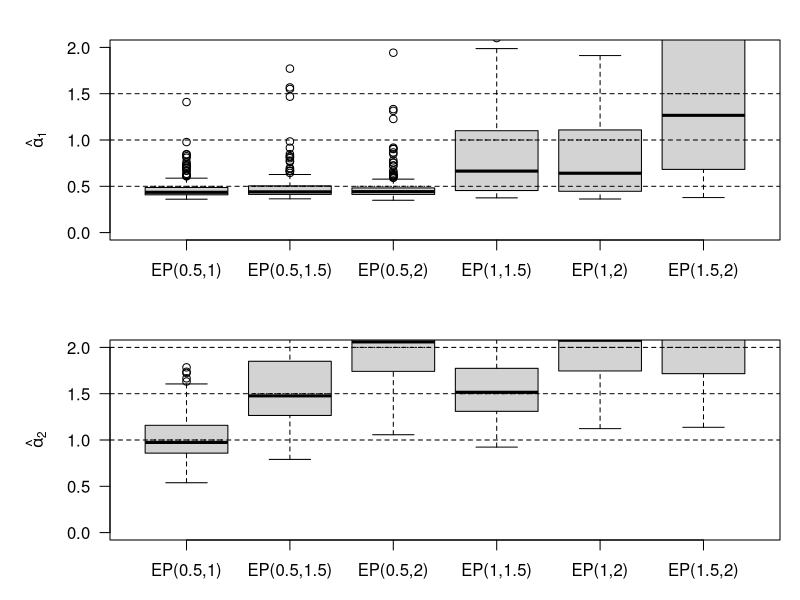
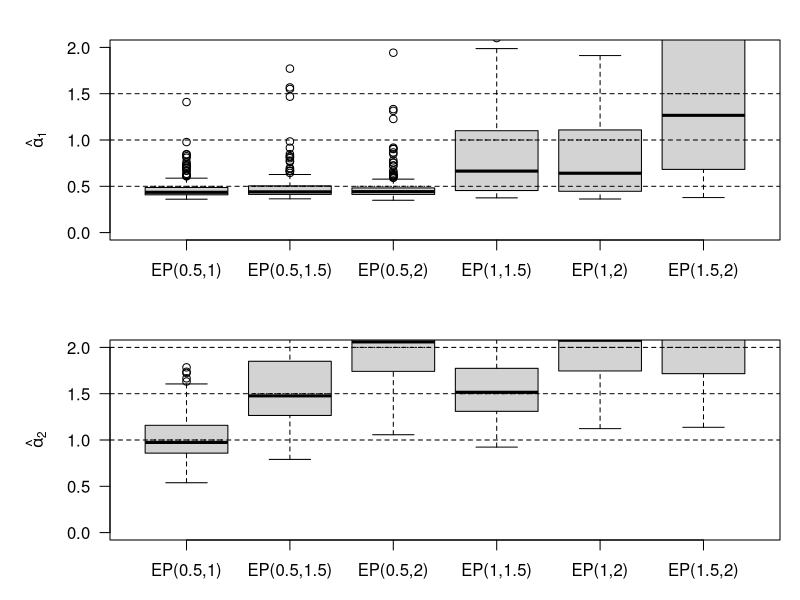

Write R code to recreate these figures, in order.
# ============================================================
# Simulation study: EP mixture regression with unequal
# component-specific shape parameters alpha_1 != alpha_2
#
# Based on the framework of mixregEP_Simulation1.R.
#
# Main features:
#   1. Two-component EP mixture regression.
#   2. Component-specific shape parameters alpha = (alpha1, alpha2).
#   3. Joint MLE updates from mle.R (no profile grid search).
#   4. Component-specific scale parameters sigma_k.
#   5. Both alpha parameters are estimated continuously by Newton updates.
#      alpha_grid is retained as compatibility metadata, not an MLE constraint.
#   6. Runtime is recorded for every Monte Carlo replication and
#      summarized for every simulation setup.
#   7. Results can be saved automatically as RDS/CSV files.
#   8. Printed tables and CSV results use exactly three decimal places.
#      Numeric return values and RDS files retain full calculation precision.
#   9. Fitted sigma/alpha tables report bias and MSE relative to EP truth.
#      Student-t scenarios have no true EP sigma/alpha; their accuracy is NA.
# ============================================================

library(mvtnorm)

# Format a reporting copy only; preserve numeric data used in calculations.
# Identifiers, sample sizes, counts, and iteration numbers remain integers.
format_results_3dp <- function(tab) {
  integer_columns <- c("setup", "replication", "n", "iterations",
                       "successful_replications", "total_replications")
  for (name in names(tab)) {
    if (is.numeric(tab[[name]]) && !(name %in% integer_columns)) {
      x <- tab[[name]]
      # Avoid displaying small negative values as -0.000.
      x[is.finite(x) & round(x, 3) == 0] <- 0
      tab[[name]] <- trimws(formatC(x, format = "f", digits = 3,
                                    decimal.mark = "."))
      tab[[name]][is.na(x) & !is.nan(x)] <- NA_character_
    }
  }
  tab
}

# EP density / log-density
denEp <- function(y, mu, sigma, alpha) {
  cst <- alpha / (2 * sigma * gamma(1 / alpha))
  cst * exp(-(abs(y - mu) / sigma)^alpha)
}

logdenEp <- function(y, mu, sigma, alpha) {
  log(alpha) - log(2) - log(sigma) - lgamma(1 / alpha) -
    (abs(y - mu) / sigma)^alpha
}

# EP random generator
rpe <- function(n, mu = 0, sigma = 1, alpha = 2) {
  G <- rgamma(n, shape = 1 / alpha)
  S <- sample(c(-1, 1), n, replace = TRUE)
  mu + sigma * S * G^(1 / alpha)
}

# EP variance when sigma = 1
ep_var_unit_scale <- function(alpha) {
  gamma(3 / alpha) / gamma(1 / alpha)
}

# EP scale giving variance 1
ep_scale_unit_variance <- function(alpha) {
  sqrt(gamma(1 / alpha) / gamma(3 / alpha))
}

# Generate EP errors with variance 1
gen_ep_error <- function(n, alpha) {
  sigma <- ep_scale_unit_variance(alpha)
  rpe(n, mu = 0, sigma = sigma, alpha = alpha)
}

# Student-t errors standardized to variance one
gen_t_error_unit_variance <- function(n, nu) {
  if (nu <= 2) stop("nu must exceed 2.")
  rt(n, df = nu) * sqrt((nu - 2) / nu)
}

# Stable row-wise log-sum-exp
row_log_sum_exp <- function(A) {
  m <- apply(A, 1, max)
  m + log(rowSums(exp(A - m)))
}

# Label switching: align component 1 with beta=(0,1,1)
# and component 2 with beta=(0,-1,-1). Reorder all parameters.
relabel_EP <- function(beta, prob, sigma, alpha) {
  beta0 <- rbind(c(0, 1, 1), c(0, -1, -1))
  
  d_identity <- sum((beta[1, ] - beta0[1, ])^2) +
    sum((beta[2, ] - beta0[2, ])^2)
  d_swap <- sum((beta[2, ] - beta0[1, ])^2) +
    sum((beta[1, ] - beta0[2, ])^2)
  
  if (d_swap < d_identity) {
    ord <- c(2, 1)
    beta <- beta[ord, , drop = FALSE]
    prob <- prob[ord]
    sigma <- sigma[ord]
    alpha <- alpha[ord]
  }
  
  list(beta = beta, prob = prob, sigma = sigma, alpha = alpha)
}

# ============================================================
# MLE estimator transplanted from mle.R
# ============================================================
check_loglik <- function(value, stage) {
  if (length(value) != 1L || !is.finite(value)) {
    stop(paste("Non-finite log-likelihood", stage), call. = FALSE)
  }
  invisible(value)
}

# Label only after fitting; move prob, beta, sigma and alpha together.
# Relabeling only beta/prob inside EM would mismatch the component parameters.
label_fit <- function(prob, beta, sigma, alpha) {
  truth <- c(0.25, 0, 1, 1, 0.75, 0, -1, -1)
  theta <- c(prob[1], beta[1, ], prob[2], beta[2, ])
  swapped <- theta[c(5:8, 1:4)]
  order <- if (sum((swapped - truth)^2) < sum((theta - truth)^2)) {
    c(2L, 1L)
  } else c(1L, 2L)
  list(prob = prob[order], beta = beta[order, , drop = FALSE],
       sigma = sigma[order], alpha = alpha[order])
}

# The Newton update used in the MLE script, with the component's own old alpha.
update_alpha <- function(tau, residual, sigma, alpha) {
  z <- residual / sigma
  # For alpha > 0, z^alpha*log(z) and z^alpha*log(z)^2 both tend to 0
  # as z tends to 0. Set these terms to their limits at exact zero residuals.
  term1 <- term2 <- numeric(length(z))
  nz <- z > 0
  term1[nz] <- z[nz]^alpha * log(z[nz])
  term2[nz] <- z[nz]^alpha * log(z[nz])^2
  gafun <- 1 / alpha^2 + 2 * digamma(1 / alpha) / alpha^3 +
    trigamma(1 / alpha) / alpha^4
  pd1 <- sum(tau * (1 / alpha + digamma(1 / alpha) / alpha^2)) -
    sum(tau * term1)
  pd2 <- -sum(gafun * tau) - sum(tau * term2)
  # In particular, component 2 uses alpha2 here, correcting the original
  # alp10 in its Newton denominator to alp20.
  0.001 + (alpha - 0.001) * exp(-pd1 / (pd2 * (alpha - 0.001) + pd1))
}

fit_mle_EP <- function(y, X, max_iter = 101L, tol = 1e-4) {
  y <- as.numeric(y)
  prob <- c(0.5, 0.5)
  beta <- rbind(c(0.01, 0.9, 0.9), c(0.01, -0.9, -0.9))
  sigma <- c(1, 1)
  alpha <- c(1, 1)
  mu <- X %*% t(beta)
  mix_density <- prob[1] * denEp(y, mu[, 1], sigma[1], alpha[1]) +
    prob[2] * denEp(y, mu[, 2], sigma[2], alpha[2])
  lik0 <- sum(log(mix_density))
  check_loglik(lik0, "at initialization")
  converged <- FALSE
  
  for (iteration in seq_len(max_iter)) {
    f1 <- denEp(y, mu[, 1], sigma[1], alpha[1])
    f2 <- denEp(y, mu[, 2], sigma[2], alpha[2])
    fsum <- prob[1] * f1 + prob[2] * f2
    if (any(!is.finite(fsum)) || any(fsum <= 0)) {
      stop("Invalid mixture density in E-step", call. = FALSE)
    }
    tau <- cbind(prob[1] * f1 / fsum, prob[2] * f2 / fsum)
    prob_new <- c(mean(tau[, 1]), 1 - mean(tau[, 1]))
    beta_new <- beta
    sigma_new <- alpha_new <- numeric(2)
    
    for (component in 1:2) {
      residual <- abs(y - mu[, component])
      mass <- sum(tau[, component])
      if (!is.finite(mass) || mass <= 0) {
        stop("Empty mixture component", call. = FALSE)
      }
      weights <- sqrt(tau[, component] *
                        (residual + 1e-6)^(alpha[component] - 2))
      if (any(!is.finite(weights))) {
        stop("Non-finite regression weights", call. = FALSE)
      }
      # Row scaling is equivalent to the previous diag(weights) multiplication.
      Xs <- weights * X
      ys <- weights * y
      beta_new[component, ] <- as.numeric(solve(crossprod(Xs), crossprod(Xs, ys)))
      sigma_new[component] <- sqrt(
        (alpha[component] * sum(tau[, component] * residual^alpha[component]) /
           mass)^(2 / alpha[component]) + 0.0001)
      alpha_new[component] <- update_alpha(tau[, component], residual,
                                           sigma_new[component], alpha[component])
    }
    if (any(!is.finite(c(prob_new, beta_new, sigma_new, alpha_new))) ||
        any(prob_new <= 0) || any(sigma_new <= 0) || any(alpha_new <= 0)) {
      stop("Non-finite or invalid updated parameters", call. = FALSE)
    }
    mu_new <- X %*% t(beta_new)
    lik1 <- sum(log(
      prob_new[1] * denEp(y, mu_new[, 1], sigma_new[1], alpha_new[1]) +
        prob_new[2] * denEp(y, mu_new[, 2], sigma_new[2], alpha_new[2])))
    check_loglik(lik1, paste("at iteration", iteration))
    converged <- abs(lik1 - lik0) < tol
    
    # Store the latest parameters BEFORE testing the stopping condition.
    # The previous script otherwise returned parameters from the preceding step.
    prob <- prob_new
    beta <- beta_new
    sigma <- sigma_new
    alpha <- alpha_new
    mu <- mu_new
    lik0 <- lik1
    if (converged) break
  }
  fit <- label_fit(prob, beta, sigma, alpha)
  c(fit, list(loglik = lik1, iterations = iteration, converged = converged))
}

# ============================================================
# Compatibility adapter for the original profile-fitting interface.
# There is one MLE fit per data set; no alpha grid is searched.
# alpha_grid and resid_eps are accepted for existing callers but are unused.
# The transplanted fitter uses residual + 1e-6 and scale regularizer 0.0001,
# exactly as in mle.R. max_iter and tol retain this script's original defaults.
# Finite iteration-limit fits are retained (converged = FALSE); failed fits
# remain failed replications, with no replacement data sets or extra RNG draws.
# grid/best_grid_row contain the continuous fitted alphas for compatibility;
# they are no longer profile-likelihood evaluations on alpha_grid.
# ============================================================
profile_EP_unequal_alpha <- function(
    y, X, alpha_grid,
    max_iter = 500,
    tol = 1e-6,
    resid_eps = 1e-8) {
  
  t0 <- proc.time()[["elapsed"]]
  fit <- tryCatch(
    fit_mle_EP(y, X, max_iter = max_iter, tol = tol),
    error = function(e) NULL
  )
  runtime <- proc.time()[["elapsed"]] - t0
  
  if (is.null(fit)) {
    return(list(
      best = NULL,
      grid = data.frame(alpha1 = numeric(), alpha2 = numeric(), loglik = numeric()),
      runtime = runtime
    ))
  }
  
  # Preserve the original fitter's iteration-field name for existing callers.
  fit$iter <- fit$iterations
  fit$iterations <- NULL
  fitted_alpha <- data.frame(alpha1 = fit$alpha[1], alpha2 = fit$alpha[2])
  list(
    best = fit,
    best_grid_row = fitted_alpha,
    grid = transform(fitted_alpha, loglik = fit$loglik),
    runtime = runtime
  )
}

# ============================================================
# One Monte Carlo replication
# Data may be generated from EP errors or Student-t errors.
# The fitted model is always mixregEP with component-specific
# (alpha1, alpha2) estimated jointly using the method in mle.R.
# ============================================================
one_replication <- function(
    n, error_family=c("EP","t"), true_param, alpha_grid,
    max_iter=500, tol=1e-6, resid_eps=1e-8) {
  
  error_family <- match.arg(error_family)
  x <- rmvnorm(n, c(0,0), diag(2))
  X <- cbind(1,x)
  G1 <- runif(n) <= 0.25
  
  if (error_family=="EP") {
    e1 <- gen_ep_error(n,true_param[1])
    e2 <- gen_ep_error(n,true_param[2])
  } else {
    e1 <- gen_t_error_unit_variance(n,true_param[1])
    e2 <- gen_t_error_unit_variance(n,true_param[2])
  }
  
  y1 <- x[,1]+x[,2]+e1
  y2 <- -x[,1]-x[,2]+e2
  y <- ifelse(G1,y1,y2)
  
  prof <- profile_EP_unequal_alpha(
    y,X,alpha_grid,max_iter=max_iter,tol=tol,resid_eps=resid_eps)
  
  if (is.null(prof$best))
    return(list(success=FALSE,runtime=prof$runtime))
  
  fit <- prof$best
  list(success=TRUE,beta=fit$beta,prob=fit$prob,sigma=fit$sigma,
       alpha=fit$alpha,loglik=fit$loglik,iterations=fit$iter,
       converged=fit$converged,runtime=prof$runtime)
}

# ============================================================
# Main simulation: EP-generated and t-generated errors
# Original function name, defaults, setup order, outputs, and exports retained.
# alpha_grid/resid_eps remain accepted for compatibility; the MLE ignores them.
# ============================================================
run_EP_profile_simulation <- function(
    n=200, total=200,
    alpha_grid=seq(0.2,2,by=0.1),
    ep_setups=rbind(c(.5,1),c(.5,1.5),c(.5,2),
                    c(1,1.5),c(1,2),c(1.5,2)),
    t_setups=rbind(c(3,3),c(3,10),c(3,20)),
    seed=56789,max_iter=500,tol=1e-6,resid_eps=1e-8,
    save_prefix=NULL) {
  
  set.seed(seed)
  setup_table <- rbind(
    data.frame(family="EP",true1=ep_setups[,1],true2=ep_setups[,2]),
    data.frame(family="t", true1=t_setups[,1], true2=t_setups[,2])
  )
  beta_true <- rbind(c(0,1,1),c(0,-1,-1))
  pi_true <- .25
  allrep <- list(); runtab <- list(); sums <- list()
  
  for (s in seq_len(nrow(setup_table))) {
    fam <- setup_table$family[s]
    tp <- c(setup_table$true1[s],setup_table$true2[s])
    est <- matrix(NA,total,11)
    colnames(est)<-c("beta10","beta11","beta12","beta20","beta21","beta22",
                     "pi1","sigma1","sigma2","alpha1","alpha2")
    runtime <- rep(NA,total); success <- rep(FALSE,total)
    ll<-rep(NA,total); it<-rep(NA,total); conv<-rep(NA,total)
    t0<-proc.time()[["elapsed"]]
    
    for(j in seq_len(total)) {
      a<-one_replication(n,fam,tp,alpha_grid,max_iter,tol,resid_eps)
      runtime[j]<-a$runtime; success[j]<-isTRUE(a$success)
      if(success[j]) {
        est[j,]<-c(a$beta[1,],a$beta[2,],a$prob[1],a$sigma,a$alpha)
        ll[j]<-a$loglik; it[j]<-a$iterations; conv[j]<-a$converged
      }
      if(j%%10==0 || j==total)
        cat("setup",s,"replication",j,"/",total,
            "runtime",formatC(runtime[j],format="f",digits=3,decimal.mark="."),"sec 
")
    }
    
    setup_runtime<-proc.time()[["elapsed"]]-t0
    ok<-success & complete.cases(est)
    truth<-c(beta_true[1,],beta_true[2,],pi_true)
    err<-sweep(est[ok,1:7,drop=FALSE],2,truth,"-")
    summary_table<-data.frame(
      parameter=colnames(est)[1:7],truth=truth,
      bias=colMeans(err),mse=colMeans(err^2),
      mcse_bias=apply(err,2,sd)/sqrt(sum(ok)),
      mcse_mse=apply(err^2,2,sd)/sqrt(sum(ok))
    )
    # The EP scale is not the error standard deviation: the generators use
    # sigma_k = sqrt(gamma(1/alpha_k) / gamma(3/alpha_k)) for unit variance.
    # Student-t degrees of freedom do not supply true EP shape/scale values.
    fitted_truth<-if(fam=="EP") c(ep_scale_unit_variance(tp),tp) else rep(NA_real_,4)
    fitted_alpha<-data.frame(
      parameter=c("sigma1","sigma2","alpha1","alpha2"),
      truth=fitted_truth,bias=NA_real_,mse=NA_real_
    )
    if(fam=="EP") {
      fitted_error<-sweep(est[ok,8:11,drop=FALSE],2,fitted_truth,"-")
      fitted_alpha$bias<-colMeans(fitted_error)
      fitted_alpha$mse<-colMeans(fitted_error^2)
    }
    alpha_accuracy<-NULL
    if(fam=="EP") {
      ae<-sweep(est[ok,10:11,drop=FALSE],2,tp,"-")
      alpha_accuracy<-data.frame(
        parameter=c("alpha1","alpha2"),truth=tp,
        bias=colMeans(ae),mse=colMeans(ae^2),
        mcse_bias=apply(ae,2,sd)/sqrt(sum(ok)),
        mcse_mse=apply(ae^2,2,sd)/sqrt(sum(ok)))
    }
    rt<-data.frame(setup=s,family=fam,true1=tp[1],true2=tp[2],n=n,
                   successful_replications=sum(ok),total_replications=total,
                   total_runtime_sec=setup_runtime,
                   mean_rep_runtime_sec=mean(runtime,na.rm=TRUE),
                   median_rep_runtime_sec=median(runtime,na.rm=TRUE),
                   sd_rep_runtime_sec=sd(runtime,na.rm=TRUE),
                   min_rep_runtime_sec=min(runtime,na.rm=TRUE),
                   max_rep_runtime_sec=max(runtime,na.rm=TRUE))
    
    cat("
=== Setup",s,":",fam,"(",formatC(tp[1],format="f",digits=3,decimal.mark="."),
        ",",formatC(tp[2],format="f",digits=3,decimal.mark="."),") ===
")
    print(format_results_3dp(summary_table),row.names=FALSE)
    cat("
Fitted EP parameter accuracy (bias and MSE):
"); print(format_results_3dp(fitted_alpha),row.names=FALSE)
    if(fam=="t")
      cat("EP sigma/alpha truth is undefined for Student-t errors; bias and MSE are NA.\n")
    if(!is.null(alpha_accuracy)) {
      cat("
Alpha accuracy:
"); print(format_results_3dp(alpha_accuracy),row.names=FALSE)
    }
    cat("
Runtime:
"); print(format_results_3dp(rt),row.names=FALSE); cat("
")
    
    allrep[[s]]<-data.frame(setup=s,family=fam,true1=tp[1],true2=tp[2],
                            replication=1:total,n=n,success=success,converged=conv,loglik=ll,
                            iterations=it,runtime_sec=runtime,est)
    runtab[[s]]<-rt
    sums[[s]]<-list(estimation=summary_table,fitted_EP=fitted_alpha,
                    alpha_accuracy=alpha_accuracy)
  }
  
  out<-list(n=n,total=total,alpha_grid=alpha_grid,setup_table=setup_table,
            setup_summaries=sums,
            replication_results=do.call(rbind,allrep),
            runtime_summary=do.call(rbind,runtab))
  
  if(!is.null(save_prefix)) {
    saveRDS(out,paste0(save_prefix,"_full_results.rds"))
    write.csv(format_results_3dp(out$replication_results),paste0(save_prefix,"_replication_results.csv"),
              row.names=FALSE)
    write.csv(format_results_3dp(out$runtime_summary),paste0(save_prefix,"_runtime_summary.csv"),
              row.names=FALSE)
  }
  out
}

# ============================================================
# Plotting functions
# ============================================================
plot_EP_alpha_boxplots <- function(sim_result,family=c("EP","t"),
                                   file=NULL,width=9,height=5.5) {
  family<-match.arg(family)
  d<-sim_result$replication_results
  d<-d[d$family==family & d$success,,drop=FALSE]
  ids<-sort(unique(d$setup))
  info<-sim_result$setup_table[ids,,drop=FALSE]
  labs<-if(family=="EP") paste0("EP(",info$true1,",",info$true2,")")
  else paste0("t(",info$true1,",",info$true2,")")
  # Keep the original grid-based plotting range as a minimum, expanding it
  # to include continuous MLEs (which can exceed the former upper bound of 2).
  alpha_ylim <- range(c(sim_result$alpha_grid, d$alpha1, d$alpha2), finite=TRUE) +
    c(-0.1, 0.1)
  if(!is.null(file)){pdf(file,width=width,height=height);on.exit(dev.off(),add=TRUE)}
  op<-par(no.readonly=TRUE);on.exit(par(op),add=TRUE)
  par(mfrow=c(2,1),mar=c(3,5.5,2,1))
  boxplot(lapply(ids,function(s)d$alpha1[d$setup==s]),names=labs,
          ylab=expression(hat(alpha)[1]),#xlab="Error distribution",
          #main=expression("Selected "*alpha[1]),
          #ylim=alpha_ylim,las=1)
          ylim=c(0,2),las=1)
  if(family=="EP") for(j in seq_along(ids))
    segments(j-.35,info$true1[j],j+.35,info$true1[j],lty=3)
  abline(h=c(0.5,1,1.5),lty=2)
  boxplot(lapply(ids,function(s)d$alpha2[d$setup==s]),names=labs,
          ylab=expression(hat(alpha)[2]),#xlab="Error distribution",
          #main=expression("Selected "*alpha[2]),
          #ylim=alpha_ylim,las=1)
          ylim=c(0,2),las=1)
  if(family=="EP") for(j in seq_along(ids))
    segments(j-.35,info$true2[j],j+.35,info$true2[j],lty=3)
  abline(h=c(1,1.5,2),lty=2)
}

plot_EP_runtime_boxplot <- function(sim_result,file=NULL,width=9,height=5.5) {
  d<-sim_result$replication_results;i<-sim_result$setup_table
  labs<-ifelse(i$family=="EP",paste0("EP(",i$true1,",",i$true2,")"),
               paste0("t(",i$true1,",",i$true2,")"))
  if(!is.null(file)){pdf(file,width=width,height=height);on.exit(dev.off(),add=TRUE)}
  op<-par(no.readonly=TRUE);on.exit(par(op),add=TRUE)
  par(mar=c(5.5,5.5,2,1))
  boxplot(lapply(seq_len(nrow(i)),function(s)d$runtime_sec[d$setup==s & d$success]),
          names=labs,xlab="Error distribution",ylab="Running time (seconds)",
          main="EP MLE running time",las=1)
}

plot_all_EP_figures <- function(sim_result,prefix=NULL) {
  if(is.null(prefix)) {
    plot_EP_alpha_boxplots(sim_result,"EP")
    #plot_EP_alpha_boxplots(sim_result,"t")
    #plot_EP_runtime_boxplot(sim_result)
  } else {
    plot_EP_alpha_boxplots(sim_result,"EP",paste0(prefix,"_alpha_EP_errors.pdf"))
    #plot_EP_alpha_boxplots(sim_result,"t", paste0(prefix,"_alpha_t_errors.pdf"))
    #plot_EP_runtime_boxplot(sim_result,paste0(prefix,"_runtime.pdf"))
  }
}

# ============================================================
# Recommended runs
# ============================================================
simEP200 <- run_EP_profile_simulation(
  n=200,total=200,alpha_grid=seq(0.3,2,by=0.1),
  save_prefix="mixregEP_profile_n200")
plot_all_EP_figures(simEP200)
plot_all_EP_figures(simEP200,prefix="mixregEP_n200")
